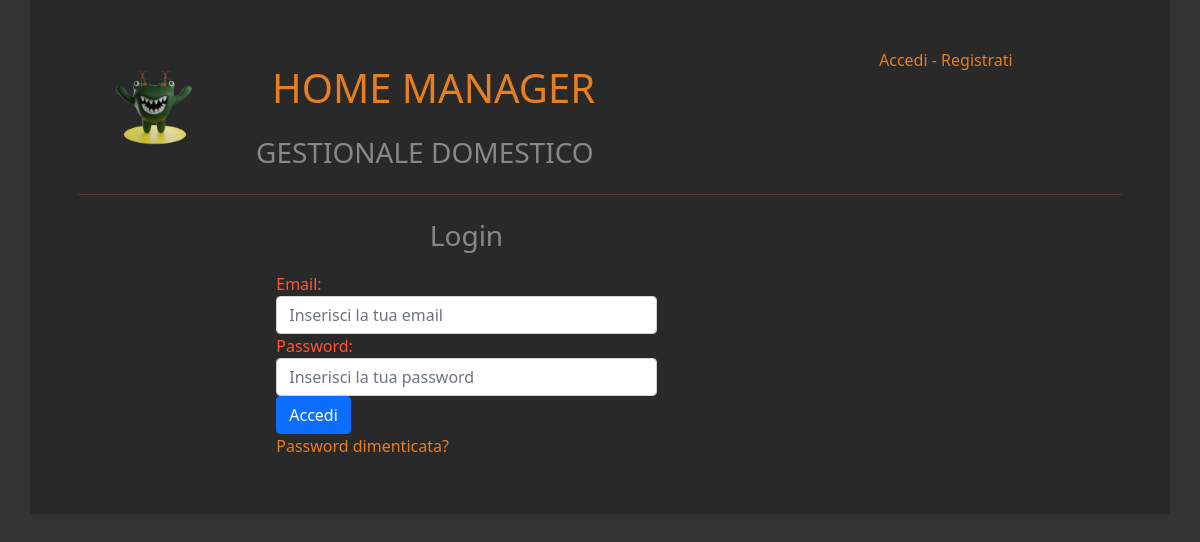
The page / on the database its author committed.
### tables this page shows
CREATE TABLE `configuration` (
  `id` tinyint NOT NULL AUTO_INCREMENT,
  `name` varchar(50) DEFAULT NULL,
  `description` varchar(60) DEFAULT NULL,
  `maintenance` tinyint(1) NOT NULL,
  `logo` varchar(60) DEFAULT NULL,
  `id_color` tinyint NOT NULL,
  PRIMARY KEY (`id`)
);

### system/config.php (called while the page is built, shortened)
<?php
require("./configuration/controller/ConfigurationController.class.php");
$config = new ConfigurationController();
$row = $config->selectConfiguration();
if ($row) {
	$title 			= $row['name'];
	$description 	= $row['description'];
	$logo 			= $row['logo'];
}
?>

### configuration/controller/ConfigurationController.class.php (called while the page is built, shortened)
<?php
require("./configuration/model/Configuration.class.php");
class ConfigurationController
{
    public function __construct() {
        $this->config = new Configuration();
    }
    public function selectConfiguration() {
        return $this->config->getConfiguration();
    }
}

### configuration/model/Configuration.class.php (called while the page is built, shortened)
<?php
require("./system/connection.php");
class Configuration
{
    public function getConfiguration() {
        global $conn;
        $query = "SELECT name, description, maintenance, logo, id_color FROM configuration";
        $result = mysqli_query($conn, $query);
        $row = mysqli_fetch_assoc($result);
        return $row;
    }
}
?>

### system/includes.php (called while the page is built, shortened)
<?php
	require_once("system/config.php");
?>

### frontend/base.php (the view, shortened to what this page needs)
<?php
	global $title;
	global $description;
	global $logo;
?>
<!DOCTYPE html>
<html lang="en">
<head>
    <link rel="stylesheet" href="https://stackpath.bootstrapcdn.com/bootstrap/5.0.0-alpha1/css/bootstrap.min.css">
    <link rel="stylesheet" href="https://cdnjs.cloudflare.com/ajax/libs/font-awesome/5.15.3/css/all.min.css">
</head>
<body>
    <div class="container p-5">
        <div class="row">
            <div class="col-md-2" style="text-align:center">
                <?php if (!empty($logo)) { ?>
                <img src="<?= $logo?>" alt="<?= $title?>" width="100" height="100">
                <?php }?>
            </div>
            <div class="col-md-7">
                <h1 class="p-3"><?php echo '<a href="index.php">'.strtoUpper($title) .'</a>'; ?></h1>
                <h3><?= strtoUpper($description) ?></h3>
            </div>
            <div class="col-md-3">
            </div>
        </div>
        <hr>
        <div class="row">
            <div class="col-md-9 p-2">
            </div>
            <div class="col-md-3 p-2">
            </div>
        </div>
    </div>
</body>
</html>

### rows shown on the page
configuration: logo (picture), name "HOME MANAGER", description "GESTIONALE DOMESTICO"
